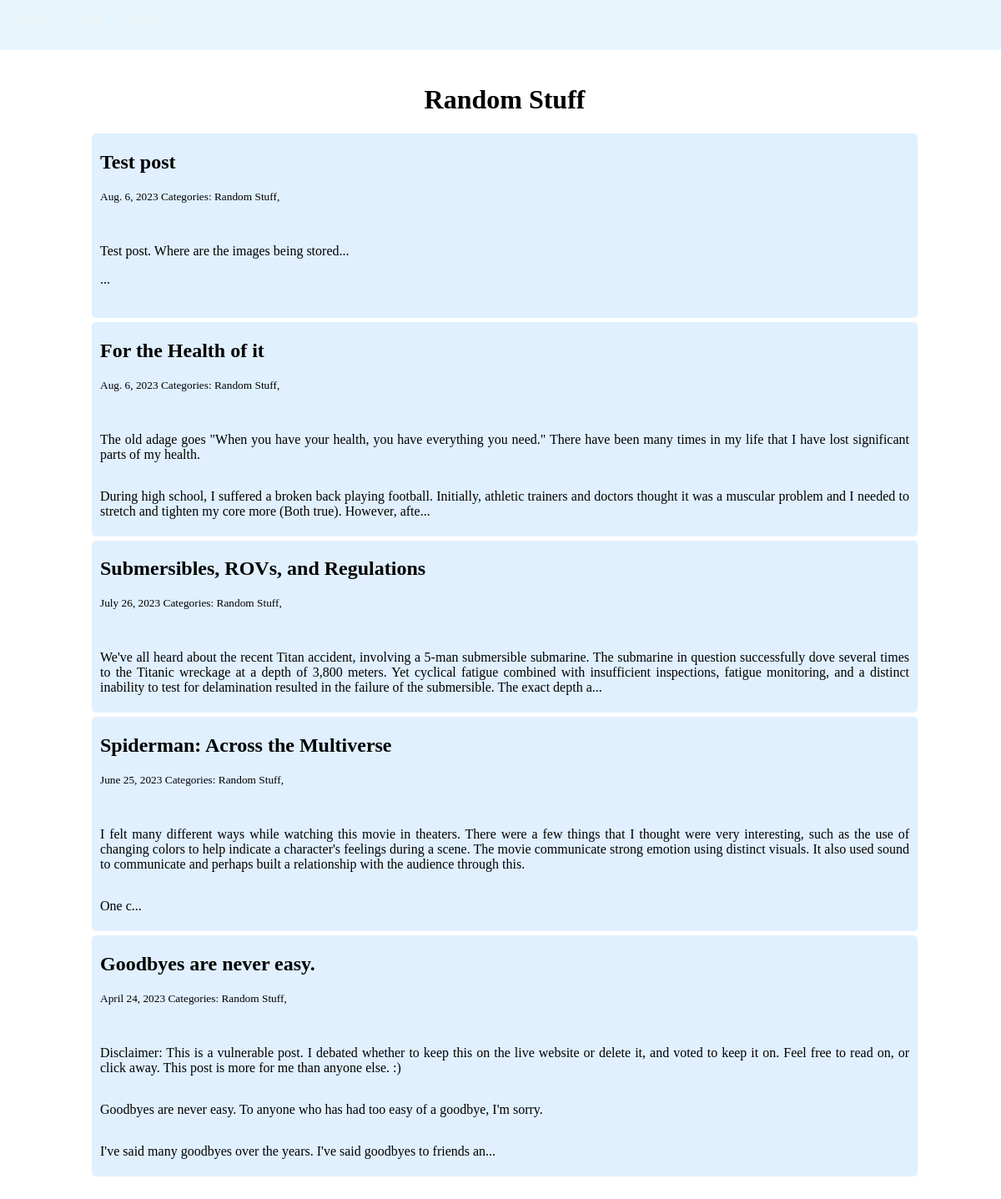
Page /blog/Random Stuff/ on the earlier database version.
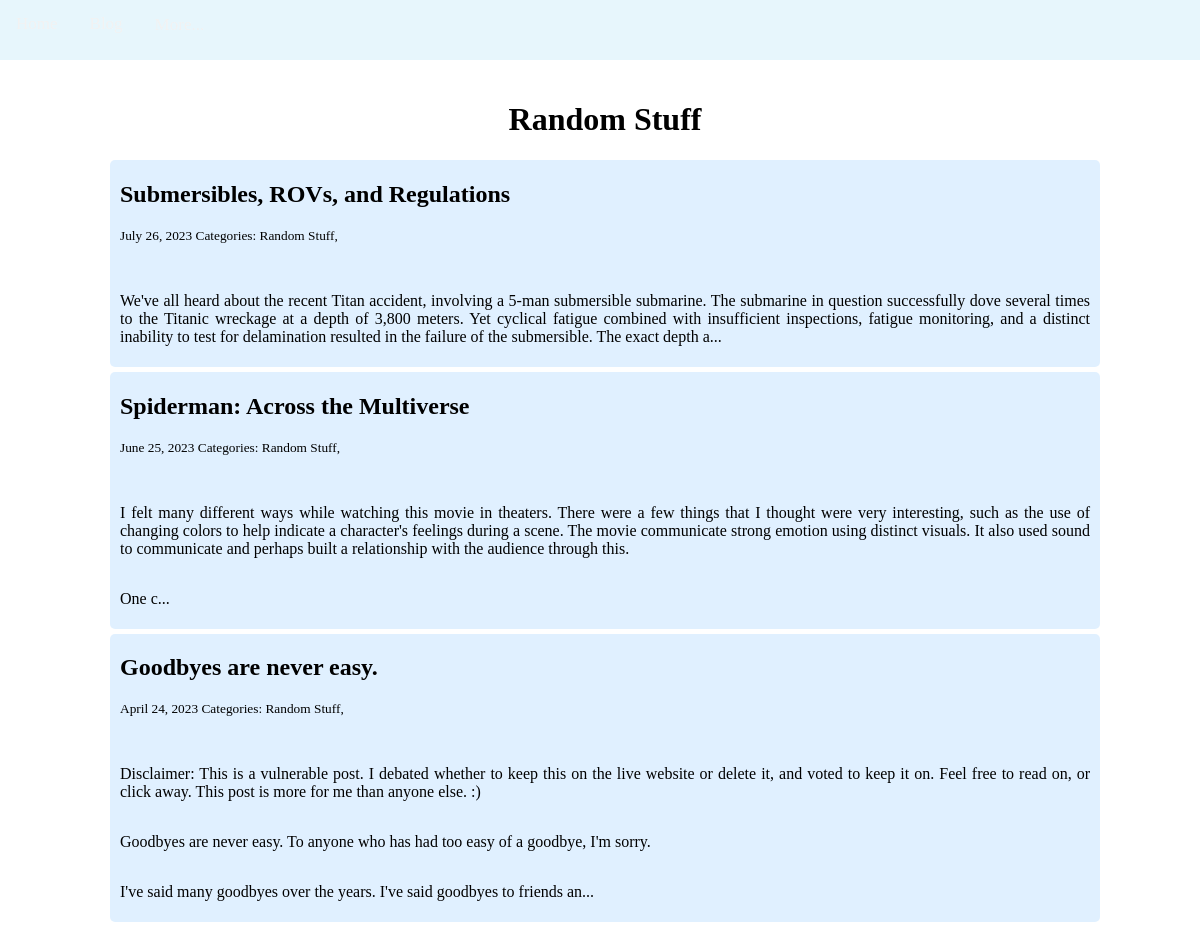
Same page on the later database version.
### blog/models.py (models this page shows)
class Post(models.Model):
    title = models.CharField(max_length=255)
    body = models.TextField()
    created_on = models.DateTimeField(auto_now_add=True)
    last_modified = models.DateTimeField(auto_now=True)
    categories = models.ManyToManyField("category", related_name="posts")
    image = models.ImageField(upload_to='images')
    class Meta:
        ordering = ['-created_on']

class Category(models.Model):
    name = models.CharField(max_length=20)
    caption = models.CharField(max_length=255)
    image = models.ImageField(upload_to='images')

### blog/views.py (the view)
# urls.py: path('<category>/', views.blog_category, name='blog_category'),
def blog_category(request, category):
    posts = Post.objects.filter(categories__name__contains=category).order_by('-created_on')
    context = {
        "posts": posts,
        "category": category
    }
    return render(request, 'blog_category.html', context)

### blog/templates/blog_category.html
{% extends 'base_generic.html' %}
{% block content %}
    <div class="blog-container">
        <h1>{{ category | title }}</h1>
        {% for post in posts %}
        <div class="blog-post">
            <h2><a href="{% url 'blog_detail' post.pk %}">{{ post.title }}</a></h2>
            <small>
                {{ post.created_on.date }}
                Categories:
                {% for category in post.categories.all %}
                <a href="{% url 'blog_category' category.name %}">
                    {{ category.name }},
                </a>
                {% endfor %}
            </small>
            <p>{{ post.body | linebreaks | slice:":400" }}...</p>
        </div>
        {% endfor %}
    </div>
{% endblock %}

Differences in the rows shown:
removed Post: title "Test post", created_on "Aug. 6, 2023", body "Test post. Where are the images being stored...", Category (name "Random Stuff")
removed Post: title "For the Health of it", created_on "Aug. 6, 2023", body "The old adage goes \"When you have your health, you have everything you need.\" There have been many times in my life that I have lost significant parts of my health. During high school, I suffered a broken back playing football. Initially, athletic trainers and doctors thought it was a muscular problem and I needed to stretch and tighten my core more (Both true). However, afte", Category (name "Random Stuff")
